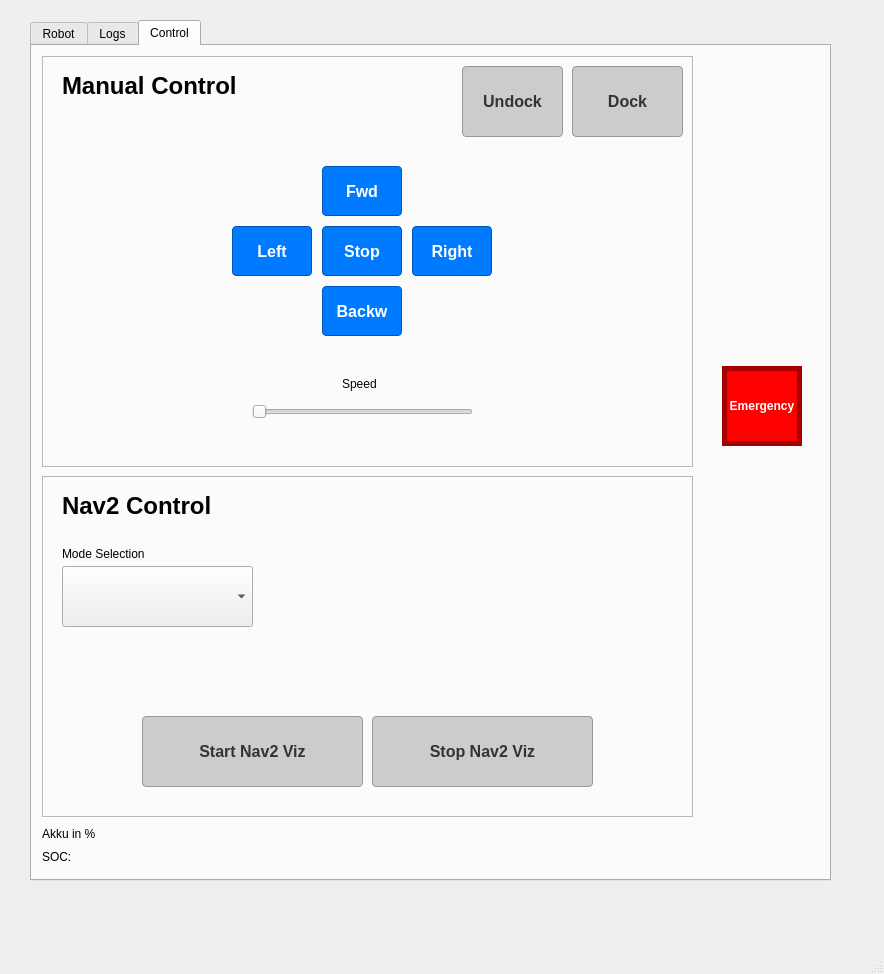
<?xml version="1.0" encoding="UTF-8"?>
<ui version="4.0">
 <class>MainWindow</class>
 <widget class="QMainWindow" name="MainWindow">
  <property name="geometry">
   <rect>
    <x>0</x>
    <y>0</y>
    <width>884</width>
    <height>974</height>
   </rect>
  </property>
  <property name="windowTitle">
   <string>MainWindow</string>
  </property>
  <widget class="QWidget" name="centralwidget">
   <widget class="QTabWidget" name="tabWidget">
    <property name="geometry">
     <rect>
      <x>30</x>
      <y>20</y>
      <width>801</width>
      <height>861</height>
     </rect>
    </property>
    <property name="currentIndex">
     <number>2</number>
    </property>
    <widget class="QWidget" name="tab">
     <attribute name="title">
      <string>Robot</string>
     </attribute>
     <widget class="QTextBrowser" name="textBrowser_Overview">
      <property name="geometry">
       <rect>
        <x>30</x>
        <y>20</y>
        <width>721</width>
        <height>241</height>
       </rect>
      </property>
      <property name="html">
       <string>&lt;!DOCTYPE HTML PUBLIC &quot;-//W3C//DTD HTML 4.0//EN&quot; &quot;http://www.w3.org/TR/REC-html40/strict.dtd&quot;&gt;
&lt;html&gt;&lt;head&gt;&lt;meta name=&quot;qrichtext&quot; content=&quot;1&quot; /&gt;&lt;meta charset=&quot;utf-8&quot; /&gt;&lt;style type=&quot;text/css&quot;&gt;
p, li { white-space: pre-wrap; }
hr { height: 1px; border-width: 0; }
li.unchecked::marker { content: &quot;\2610&quot;; }
li.checked::marker { content: &quot;\2612&quot;; }
&lt;/style&gt;&lt;/head&gt;&lt;body style=&quot; font-family:'Ubuntu'; font-size:10pt; font-weight:400; font-style:normal;&quot;&gt;
&lt;p align=&quot;center&quot; style=&quot; margin-top:0px; margin-bottom:0px; margin-left:0px; margin-right:0px; -qt-block-indent:0; text-indent:0px;&quot;&gt;&lt;span style=&quot; font-family:'Sans Serif'; font-size:12pt; font-weight:600;&quot;&gt;Robot race Operating Procedures&lt;/span&gt;&lt;/p&gt;
&lt;p align=&quot;center&quot; style=&quot;-qt-paragraph-type:empty; margin-top:0px; margin-bottom:0px; margin-left:0px; margin-right:0px; -qt-block-indent:0; text-indent:0px; font-family:'Sans Serif'; font-size:12pt; font-weight:600;&quot;&gt;&lt;br /&gt;&lt;/p&gt;
&lt;p style=&quot; margin-top:0px; margin-bottom:0px; margin-left:0px; margin-right:0px; -qt-block-indent:0; text-indent:0px;&quot;&gt;&lt;span style=&quot; font-family:'Sans Serif'; font-size:11pt; font-weight:700;&quot;&gt;1. Robot selection: &lt;/span&gt;&lt;span style=&quot; font-family:'Sans Serif'; font-size:11pt;&quot;&gt;Select the designated robot unit (Group 2 is 'Turtle 2').&lt;/span&gt;&lt;/p&gt;
&lt;p style=&quot; margin-top:0px; margin-bottom:0px; margin-left:0px; margin-right:0px; -qt-block-indent:0; text-indent:0px;&quot;&gt;&lt;span style=&quot; font-family:'Sans Serif'; font-size:11pt; font-weight:700;&quot;&gt;2. Opponent Selection: &lt;/span&gt;&lt;span style=&quot; font-family:'Sans Serif'; font-size:11pt;&quot;&gt;Designate the opposing unit.&lt;/span&gt;&lt;/p&gt;
&lt;p style=&quot; margin-top:0px; margin-bottom:0px; margin-left:0px; margin-right:0px; -qt-block-indent:0; text-indent:0px;&quot;&gt;&lt;span style=&quot; font-family:'Sans Serif'; font-size:11pt; font-weight:700;&quot;&gt;3. Pose Initialization:&lt;/span&gt;&lt;span style=&quot; font-family:'Sans Serif'; font-size:11pt;&quot;&gt; Current location and orientation visible in RViz 2D Pose Estimation.&lt;/span&gt;&lt;/p&gt;
&lt;p style=&quot; margin-top:0px; margin-bottom:0px; margin-left:0px; margin-right:0px; -qt-block-indent:0; text-indent:0px;&quot;&gt;&lt;span style=&quot; font-family:'Droid Sans Mono','monospace','monospace'; font-size:11pt; font-weight:700; color:#000000;&quot;&gt;4. Target Selection:&lt;/span&gt;&lt;span style=&quot; font-family:'Droid Sans Mono','monospace','monospace'; font-size:11pt; color:#000000;&quot;&gt; Set the destination by using the Nav2 Goal in RViz.&lt;/span&gt;&lt;/p&gt;
&lt;p style=&quot; margin-top:0px; margin-bottom:0px; margin-left:0px; margin-right:0px; -qt-block-indent:0; text-indent:0px;&quot;&gt;&lt;span style=&quot; font-family:'Droid Sans Mono','monospace','monospace'; font-size:11pt; font-weight:700; color:#000000;&quot;&gt;5. Execution.&lt;/span&gt;&lt;/p&gt;&lt;/body&gt;&lt;/html&gt;</string>
      </property>
     </widget>
     <widget class="QComboBox" name="comboBox_ownRobi">
      <property name="geometry">
       <rect>
        <x>100</x>
        <y>530</y>
        <width>191</width>
        <height>61</height>
       </rect>
      </property>
     </widget>
     <widget class="QLabel" name="labelownRobi">
      <property name="geometry">
       <rect>
        <x>100</x>
        <y>510</y>
        <width>181</width>
        <height>16</height>
       </rect>
      </property>
      <property name="text">
       <string>Robot</string>
      </property>
     </widget>
     <widget class="QPushButton" name="start_pushButton">
      <property name="geometry">
       <rect>
        <x>190</x>
        <y>660</y>
        <width>381</width>
        <height>161</height>
       </rect>
      </property>
      <property name="text">
       <string>Execution</string>
      </property>
     </widget>
     <widget class="QTextBrowser" name="error_textBrowser">
      <property name="geometry">
       <rect>
        <x>50</x>
        <y>840</y>
        <width>641</width>
        <height>51</height>
       </rect>
      </property>
     </widget>
     <widget class="QCheckBox" name="checkBox_ManualMode">
      <property name="geometry">
       <rect>
        <x>590</x>
        <y>800</y>
        <width>121</width>
        <height>21</height>
       </rect>
      </property>
      <property name="text">
       <string>Teleoperation</string>
      </property>
     </widget>
     <widget class="QCheckBox" name="spoofing_checkBox">
      <property name="geometry">
       <rect>
        <x>590</x>
        <y>770</y>
        <width>83</width>
        <height>21</height>
       </rect>
      </property>
      <property name="text">
       <string>Spoofing</string>
      </property>
     </widget>
    </widget>
    <widget class="QWidget" name="tab_2">
     <attribute name="title">
      <string>Logs</string>
     </attribute>
     <widget class="QTextEdit" name="textEdit_log">
      <property name="geometry">
       <rect>
        <x>20</x>
        <y>40</y>
        <width>751</width>
        <height>851</height>
       </rect>
      </property>
     </widget>
    </widget>
    <widget class="QWidget" name="tab_3">
     <attribute name="title">
      <string>Control</string>
     </attribute>
     <widget class="QFrame" name="frame">
      <property name="geometry">
       <rect>
        <x>10</x>
        <y>10</y>
        <width>651</width>
        <height>411</height>
       </rect>
      </property>
      <property name="frameShape">
       <enum>QFrame::StyledPanel</enum>
      </property>
      <property name="frameShadow">
       <enum>QFrame::Raised</enum>
      </property>
      <widget class="QLabel" name="manual_control">
       <property name="geometry">
        <rect>
         <x>20</x>
         <y>10</y>
         <width>211</width>
         <height>41</height>
        </rect>
       </property>
       <property name="text">
        <string>&lt;html&gt;&lt;head/&gt;&lt;body&gt;&lt;p&gt;&lt;span style=&quot; font-size:18pt; font-weight:700;&quot;&gt;Manual Control&lt;/span&gt;&lt;/p&gt;&lt;/body&gt;&lt;/html&gt;</string>
       </property>
      </widget>
      <widget class="QPushButton" name="pushButton_undock">
       <property name="geometry">
        <rect>
         <x>420</x>
         <y>10</y>
         <width>101</width>
         <height>71</height>
        </rect>
       </property>
       <property name="styleSheet">
        <string notr="true">QPushButton {
    /* Base Appearance */
    background-color: #cccccc; /* Changed to Light Grey */
    color: #333333; /* Changed text color to dark grey for contrast */
    border: 1px solid #999999; /* Darker border for definition */
    border-radius: 4px; 
    padding: 6px 12px; 
    
    /* Font and Symbol Styling */
    font-family: Arial, sans-serif; 
    font-size: 12pt; 
    font-weight: bold;
}</string>
       </property>
       <property name="text">
        <string>Undock</string>
       </property>
      </widget>
      <widget class="QPushButton" name="pushButton_dock">
       <property name="geometry">
        <rect>
         <x>530</x>
         <y>10</y>
         <width>111</width>
         <height>71</height>
        </rect>
       </property>
       <property name="styleSheet">
        <string notr="true">QPushButton {
    /* Base Appearance */
    background-color: #cccccc; /* Changed to Light Grey */
    color: #333333; /* Changed text color to dark grey for contrast */
    border: 1px solid #999999; /* Darker border for definition */
    border-radius: 4px; 
    padding: 6px 12px; 
    
    /* Font and Symbol Styling */
    font-family: Arial, sans-serif; 
    font-size: 12pt; 
    font-weight: bold;
}</string>
       </property>
       <property name="text">
        <string>Dock</string>
       </property>
      </widget>
      <widget class="QPushButton" name="pushButton_backw">
       <property name="geometry">
        <rect>
         <x>280</x>
         <y>230</y>
         <width>80</width>
         <height>50</height>
        </rect>
       </property>
       <property name="styleSheet">
        <string notr="true">QPushButton {
    /* Base Appearance */
    background-color: #007bff; /* Standard Blue */
    color: white; 
    border: 1px solid #0056b3;
    border-radius: 4px; /* Slightly rounded corners */
    padding: 6px 12px; /* Top/Bottom padding, Left/Right padding */
    
    /* Font and Symbol Styling */
    font-family: Arial, sans-serif; /* Ensure a clean font for the arrow symbol */
    font-size: 12pt; /* Larger size for the arrow symbol */
    font-weight: bold;
}

QPushButton:hover {
    background-color: #0056b3; /* Darker blue on hover */
    border-color: #004494;
}

QPushButton:pressed {
    background-color: #004494; /* Even darker blue when pressed */
    border-style: inset; /* Simulates a push down effect */
    padding: 7px 11px 5px 13px; /* Shifts content slightly */
}

QPushButton:disabled {
    background-color: #80a0c0;
    color: #cccccc;
    border-color: #6080a0;
}</string>
       </property>
       <property name="text">
        <string>Backw</string>
       </property>
      </widget>
      <widget class="QPushButton" name="pushButton_right">
       <property name="geometry">
        <rect>
         <x>370</x>
         <y>170</y>
         <width>80</width>
         <height>50</height>
        </rect>
       </property>
       <property name="styleSheet">
        <string notr="true">QPushButton {
    /* Base Appearance */
    background-color: #007bff; /* Standard Blue */
    color: white; 
    border: 1px solid #0056b3;
    border-radius: 4px; /* Slightly rounded corners */
    padding: 6px 12px; /* Top/Bottom padding, Left/Right padding */
    
    /* Font and Symbol Styling */
    font-family: Arial, sans-serif; /* Ensure a clean font for the arrow symbol */
    font-size: 12pt; /* Larger size for the arrow symbol */
    font-weight: bold;
}

QPushButton:hover {
    background-color: #0056b3; /* Darker blue on hover */
    border-color: #004494;
}

QPushButton:pressed {
    background-color: #004494; /* Even darker blue when pressed */
    border-style: inset; /* Simulates a push down effect */
    padding: 7px 11px 5px 13px; /* Shifts content slightly */
}

QPushButton:disabled {
    background-color: #80a0c0;
    color: #cccccc;
    border-color: #6080a0;
}</string>
       </property>
       <property name="text">
        <string>Right</string>
       </property>
      </widget>
      <widget class="QPushButton" name="pushButton_stopdrive">
       <property name="geometry">
        <rect>
         <x>280</x>
         <y>170</y>
         <width>80</width>
         <height>50</height>
        </rect>
       </property>
       <property name="styleSheet">
        <string notr="true">QPushButton {
    /* Base Appearance */
    background-color: #007bff; /* Standard Blue */
    color: white; 
    border: 1px solid #0056b3;
    border-radius: 4px; /* Slightly rounded corners */
    padding: 6px 12px; /* Top/Bottom padding, Left/Right padding */
    
    /* Font and Symbol Styling */
    font-family: Arial, sans-serif; /* Ensure a clean font for the arrow symbol */
    font-size: 12pt; /* Larger size for the arrow symbol */
    font-weight: bold;
}

QPushButton:hover {
    background-color: #0056b3; /* Darker blue on hover */
    border-color: #004494;
}

QPushButton:pressed {
    background-color: #004494; /* Even darker blue when pressed */
    border-style: inset; /* Simulates a push down effect */
    padding: 7px 11px 5px 13px; /* Shifts content slightly */
}

QPushButton:disabled {
    background-color: #80a0c0;
    color: #cccccc;
    border-color: #6080a0;
}</string>
       </property>
       <property name="text">
        <string>Stop</string>
       </property>
      </widget>
      <widget class="QPushButton" name="pushButton_left">
       <property name="geometry">
        <rect>
         <x>190</x>
         <y>170</y>
         <width>80</width>
         <height>50</height>
        </rect>
       </property>
       <property name="styleSheet">
        <string notr="true">QPushButton {
    /* Base Appearance */
    background-color: #007bff; /* Standard Blue */
    color: white; 
    border: 1px solid #0056b3;
    border-radius: 4px; /* Slightly rounded corners */
    padding: 6px 12px; /* Top/Bottom padding, Left/Right padding */
    
    /* Font and Symbol Styling */
    font-family: Arial, sans-serif; /* Ensure a clean font for the arrow symbol */
    font-size: 12pt; /* Larger size for the arrow symbol */
    font-weight: bold;
}

QPushButton:hover {
    background-color: #0056b3; /* Darker blue on hover */
    border-color: #004494;
}

QPushButton:pressed {
    background-color: #004494; /* Even darker blue when pressed */
    border-style: inset; /* Simulates a push down effect */
    padding: 7px 11px 5px 13px; /* Shifts content slightly */
}

QPushButton:disabled {
    background-color: #80a0c0;
    color: #cccccc;
    border-color: #6080a0;
}</string>
       </property>
       <property name="text">
        <string>Left</string>
       </property>
      </widget>
      <widget class="QPushButton" name="pushButton_fwd">
       <property name="geometry">
        <rect>
         <x>280</x>
         <y>110</y>
         <width>80</width>
         <height>50</height>
        </rect>
       </property>
       <property name="styleSheet">
        <string notr="true">QPushButton {
    /* Base Appearance */
    background-color: #007bff; /* Standard Blue */
    color: white; 
    border: 1px solid #0056b3;
    border-radius: 4px; /* Slightly rounded corners */
    padding: 6px 12px; /* Top/Bottom padding, Left/Right padding */
    
    /* Font and Symbol Styling */
    font-family: Arial, sans-serif; /* Ensure a clean font for the arrow symbol */
    font-size: 12pt; /* Larger size for the arrow symbol */
    font-weight: bold;
}

QPushButton:hover {
    background-color: #0056b3; /* Darker blue on hover */
    border-color: #004494;
}

QPushButton:pressed {
    background-color: #004494; /* Even darker blue when pressed */
    border-style: inset; /* Simulates a push down effect */
    padding: 7px 11px 5px 13px; /* Shifts content slightly */
}

QPushButton:disabled {
    background-color: #80a0c0;
    color: #cccccc;
    border-color: #6080a0;
}</string>
       </property>
       <property name="text">
        <string>Fwd</string>
       </property>
      </widget>
      <widget class="QSlider" name="horizontalSlider_velo">
       <property name="geometry">
        <rect>
         <x>210</x>
         <y>320</y>
         <width>221</width>
         <height>71</height>
        </rect>
       </property>
       <property name="orientation">
        <enum>Qt::Horizontal</enum>
       </property>
      </widget>
      <widget class="QLabel" name="Speed_Label">
       <property name="geometry">
        <rect>
         <x>300</x>
         <y>320</y>
         <width>57</width>
         <height>15</height>
        </rect>
       </property>
       <property name="text">
        <string>Speed</string>
       </property>
      </widget>
     </widget>
     <widget class="QPushButton" name="pushButton_Stop">
      <property name="geometry">
       <rect>
        <x>690</x>
        <y>320</y>
        <width>80</width>
        <height>80</height>
       </rect>
      </property>
      <property name="styleSheet">
       <string notr="true">QPushButton {
    border-radius: 50px;
    background-color: #ff0000;
    color: white;
    border: 5px solid #a30000;
    font-size: 12px;
    font-weight: bold;
}
/* Selectors for :hover and :pressed are necessary but secondary */
QPushButton:hover {
    background-color: #e60000; 
}
QPushButton:pressed {
    background-color: #8c0000;
    border: 3px solid #660000;
    padding-top: 5px; 
    padding-left: 5px;
}</string>
      </property>
      <property name="text">
       <string>Emergency</string>
      </property>
     </widget>
     <widget class="QFrame" name="frame_2">
      <property name="geometry">
       <rect>
        <x>10</x>
        <y>430</y>
        <width>651</width>
        <height>341</height>
       </rect>
      </property>
      <property name="frameShape">
       <enum>QFrame::StyledPanel</enum>
      </property>
      <property name="frameShadow">
       <enum>QFrame::Raised</enum>
      </property>
      <widget class="QLabel" name="manual_control_3">
       <property name="geometry">
        <rect>
         <x>20</x>
         <y>10</y>
         <width>211</width>
         <height>41</height>
        </rect>
       </property>
       <property name="text">
        <string>&lt;html&gt;&lt;head/&gt;&lt;body&gt;&lt;p&gt;&lt;span style=&quot; font-size:18pt; font-weight:700;&quot;&gt;Nav2 Control&lt;/span&gt;&lt;/p&gt;&lt;/body&gt;&lt;/html&gt;</string>
       </property>
      </widget>
      <widget class="QPushButton" name="pushButton_stop_nav2">
       <property name="geometry">
        <rect>
         <x>330</x>
         <y>240</y>
         <width>221</width>
         <height>71</height>
        </rect>
       </property>
       <property name="styleSheet">
        <string notr="true">QPushButton {
    /* Base Appearance */
    background-color: #cccccc; /* Changed to Light Grey */
    color: #333333; /* Changed text color to dark grey for contrast */
    border: 1px solid #999999; /* Darker border for definition */
    border-radius: 4px; 
    padding: 6px 12px; 
    
    /* Font and Symbol Styling */
    font-family: Arial, sans-serif; 
    font-size: 12pt; 
    font-weight: bold;
}</string>
       </property>
       <property name="text">
        <string>Stop Nav2 Viz</string>
       </property>
      </widget>
      <widget class="QPushButton" name="pushButton_start_nav2">
       <property name="geometry">
        <rect>
         <x>100</x>
         <y>240</y>
         <width>221</width>
         <height>71</height>
        </rect>
       </property>
       <property name="styleSheet">
        <string notr="true">QPushButton {
    /* Base Appearance */
    background-color: #cccccc; /* Changed to Light Grey */
    color: #333333; /* Changed text color to dark grey for contrast */
    border: 1px solid #999999; /* Darker border for definition */
    border-radius: 4px; 
    padding: 6px 12px; 
    
    /* Font and Symbol Styling */
    font-family: Arial, sans-serif; 
    font-size: 12pt; 
    font-weight: bold;
}</string>
       </property>
       <property name="text">
        <string>Start Nav2 Viz</string>
       </property>
      </widget>
      <widget class="QLabel" name="labelownRobi_2">
       <property name="geometry">
        <rect>
         <x>20</x>
         <y>70</y>
         <width>181</width>
         <height>16</height>
        </rect>
       </property>
       <property name="text">
        <string>Mode Selection</string>
       </property>
      </widget>
      <widget class="QComboBox" name="comboBox_mode_select">
       <property name="geometry">
        <rect>
         <x>20</x>
         <y>90</y>
         <width>191</width>
         <height>61</height>
        </rect>
       </property>
      </widget>
     </widget>
     <widget class="QLabel" name="label_battery">
      <property name="geometry">
       <rect>
        <x>10</x>
        <y>790</y>
        <width>111</width>
        <height>41</height>
       </rect>
      </property>
      <property name="text">
       <string>SOC:</string>
      </property>
     </widget>
     <widget class="QLabel" name="label">
      <property name="geometry">
       <rect>
        <x>10</x>
        <y>780</y>
        <width>71</width>
        <height>16</height>
       </rect>
      </property>
      <property name="text">
       <string>Akku in %</string>
      </property>
     </widget>
    </widget>
   </widget>
  </widget>
  <widget class="QMenuBar" name="menubar">
   <property name="geometry">
    <rect>
     <x>0</x>
     <y>0</y>
     <width>884</width>
     <height>20</height>
    </rect>
   </property>
  </widget>
  <widget class="QStatusBar" name="statusbar"/>
 </widget>
 <resources/>
 <connections/>
</ui>
